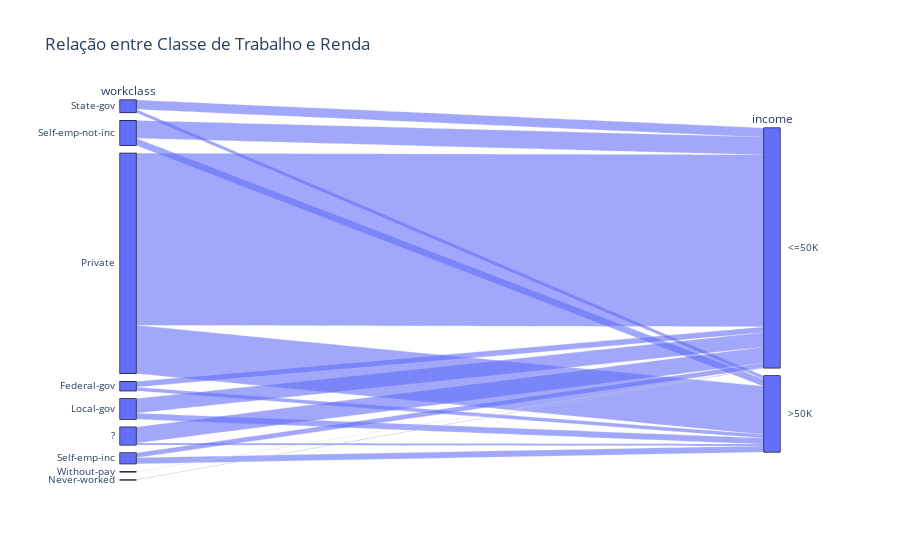

Notebook code cell kept with this figure:
### Code cell
gr = px.parallel_categories(df, dimensions=['workclass', 'income'], title='Relação entre Classe de Trabalho e Renda')
gr.show()

### Figure 1 — Plotly figure (JSON) as saved in the notebook; plotly's stock layout.template omitted (floating-point values rounded to 4 significant figures; data arrays with more than 128 entries replaced by an {"elided": "..."} marker saying what was removed)
{"data": [{"dimensions": [{"label": "workclass", "values": {"elided": "32561 str values"}}, {"label": "income", "values": {"elided": "32561 str values"}}], "domain": {"x": [0, 1], "y": [0, 1]}, "name": "", "type": "parcats"}], "layout": {"legend": {"tracegroupgap": 0}, "title": {"text": "Relação entre Classe de Trabalho e Renda"}}}
